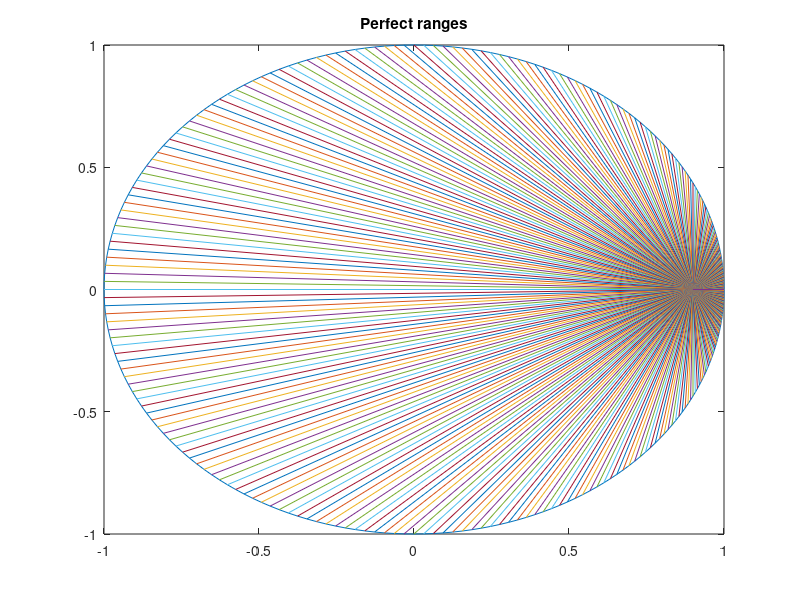
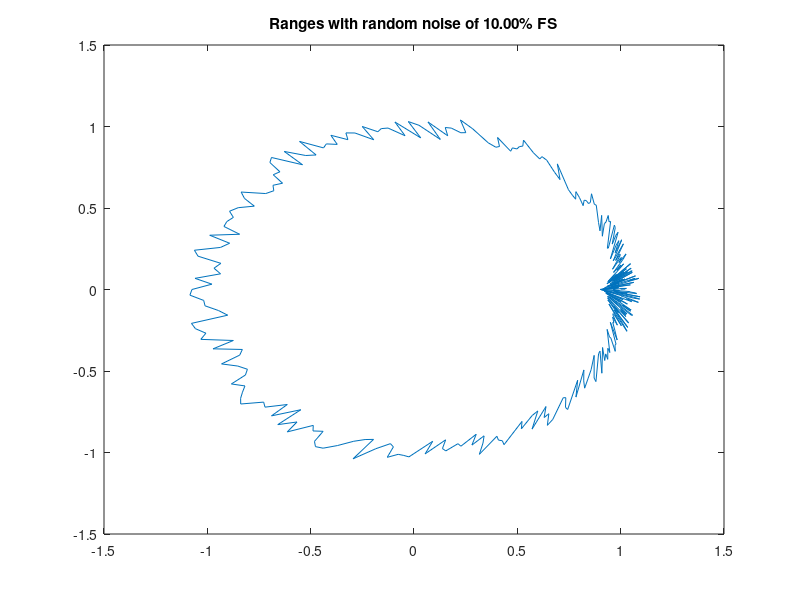

Here is the MATLAB script that generated these plots, in order:
clear;
clc;
close all;

N = 360;

angleMin = 0;
angleMax = 2*pi;
angleInc = ( angleMax - angleMin ) / N;

r          = 1.0; % The radius of the cylinder.
ecc        = 0.9; % The eccentricity.
noiseRatio = 0.1;
noiseAmp   = r * noiseRatio; % The amplitute of the random noise.

angles = (1:1:N) / 360.0 * 2 * pi + angleMin;
angles = angles';

dArray01 = zeros(N,1);
dArray02 = dArray01;
x = dArray01;
y = x;

c = ecc^2 - r^2;

for I = 1:1:N
    alpha = angles(I);
    
    a = 1.0;
    b = -2.0 * ecc * cos( pi - alpha );
    
    dArray01(I) = ( -b + sqrt( b^2 - 4*a*c ) ) / ( 2*a );
    dArray02(I) = ( -b - sqrt( b^2 - 4*a*c ) ) / ( 2*a );

    x(I) = dArray01(I) * cos(alpha) + ecc;
    y(I) = dArray01(I) * sin(alpha);
end % I

figure('Name', 'Perfect ranges', 'NumberTitle', 'off');
plot(x, y);

hold on;

for I = 1:1:N
    plot( [ecc, x(I)], [0, y(I)] );
end % I

hold off;

title('Perfect ranges');

% Add some random noise into dArray.

randValues = rand(N, 1) - 0.5;
maxRandValue = max(randValues);
randValues = randValues / maxRandValue;

dArrayWithNoise = dArray01 + noiseAmp * randValues;

% Plot the curve with noise.

for I = 1:1:N
    alpha = angles(I);

    x(I) = dArrayWithNoise(I) * cos(alpha) + ecc;
    y(I) = dArrayWithNoise(I) * sin(alpha);
end % I

titleString = sprintf('Ranges with random noise of %.2f%% FS', noiseRatio*100);
figure('Name', titleString, 'NumberTitle', 'off');
plot(x, y);
title(titleString);

% Save the data into CSV files.
csvwrite('RangesPerfect.csv', [angles, dArray01]);

fnBase = 'RangesWithNoise';
fn = sprintf('%s_r%.2f_ecc%.2f_noiseAmp%.2f.csv', fnBase, r, ecc, noiseAmp);

csvwrite(fn, [angles, dArrayWithNoise]);
